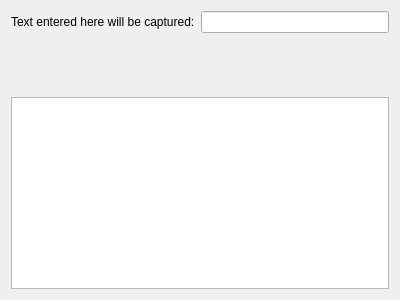
<?xml version="1.0" encoding="UTF-8"?>
<ui version="4.0">
 <class>MainWindow</class>
 <widget class="QMainWindow" name="MainWindow">
  <property name="geometry">
   <rect>
    <x>0</x>
    <y>0</y>
    <width>400</width>
    <height>300</height>
   </rect>
  </property>
  <property name="windowTitle">
   <string>EventFilter</string>
  </property>
  <widget class="QWidget" name="centralWidget">
   <layout class="QVBoxLayout" name="verticalLayout">
    <item>
     <layout class="QHBoxLayout" name="horizontalLayout">
      <item>
       <widget class="QLabel" name="label">
        <property name="text">
         <string>Text entered here will be captured:</string>
        </property>
       </widget>
      </item>
      <item>
       <widget class="QLineEdit" name="lineEdit"/>
      </item>
     </layout>
    </item>
    <item>
     <spacer name="verticalSpacer">
      <property name="orientation">
       <enum>Qt::Vertical</enum>
      </property>
      <property name="sizeHint" stdset="0">
       <size>
        <width>20</width>
        <height>49</height>
       </size>
      </property>
     </spacer>
    </item>
    <item>
     <widget class="QTextEdit" name="textEdit_log">
      <property name="readOnly">
       <bool>true</bool>
      </property>
     </widget>
    </item>
   </layout>
  </widget>
 </widget>
 <layoutdefault spacing="6" margin="11"/>
 <resources/>
 <connections/>
</ui>
